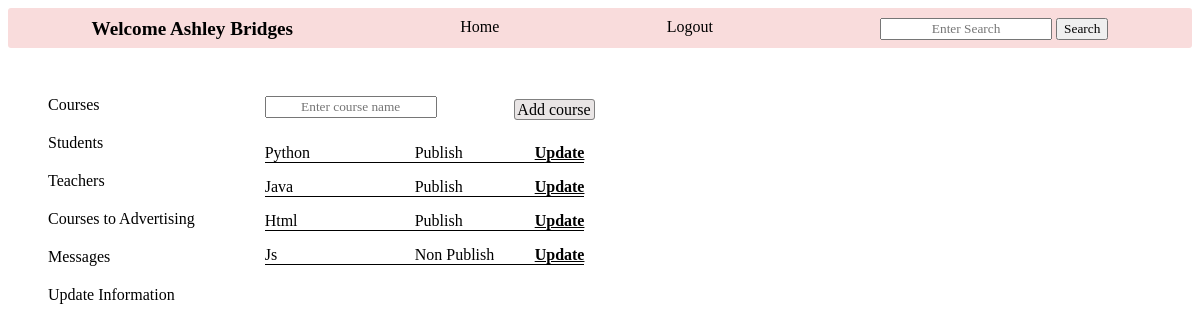
The app's page /advertising_courses (signed in), older data.
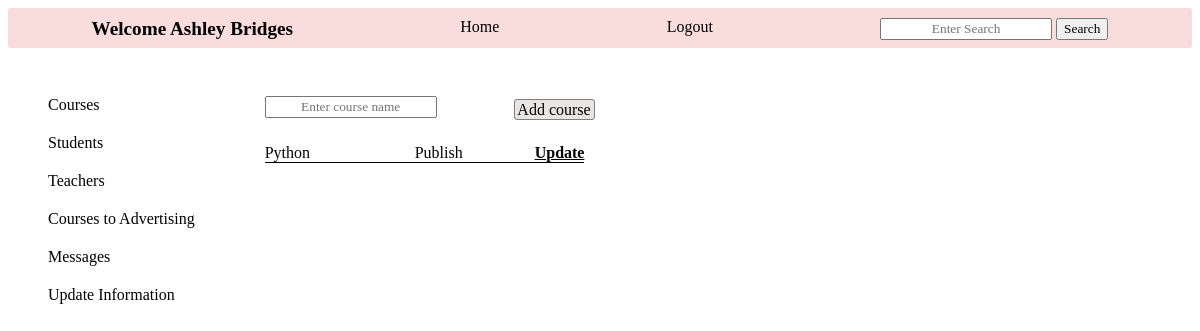
The same page, newer data.
### tables this page shows
CREATE TABLE publish_courses (
        id INTEGER PRIMARY KEY,
        course_name TEXT,
        description TEXT DEFAULT "Still not updated",
        picture TEXT,
        status TEXT DEFAULT "publish",
        UNIQUE (course_name, picture)
    );

### app.py (the view)
@app.route('/advertising_courses')
def advertising_courses(): # shows a list of  publish courses
    log=check_log()
    info=info_user()
    jinja={}
    jinja['form3']=['create']
    courses_list=crud.read_all('publish_courses')
    if len(courses_list)==0:
        jinja['note']='No courses found'
    else:
        jinja['courses']=[]
        for course in courses_list:
            c=namedtuple('C_P',['id','name','status'])
            c.id=course[0]
            c.name=course[1].title()
            c.status=course[4].title()
            jinja['courses'].append(c)
    return render_template ('administrator.html',log=log, info=info, admin_id=session['id'], jinja=jinja)

### app.py (called while the page is built)
def check_log(): #check if user is loged in or not
    log_result={}
    if "name" in session:
        link='/logout'
        log='Logout'
        log_result['link']=link
        log_result['log']=log
        return log_result
    else:
        link='/login'
        log='Login'
        log_result['link']=link
        log_result['log']=log
        return log_result

def info_user(): # get user info
    if "role" in session:
        info={}
        if session['role']=='admin':
            info['id']=session['id']
            info['link']=f"/administrator/{session['id']}"
            info['word']='Administrator'
            info['hello']=f"Hello {crud.admin_name(session['id'])}- what do you want to do?"
        if session['role']=='teacher':
            info['id']=session['id']
            info['link']=f"/teacher_profile/{session['id']}"
            info['word']=f"Welcome {crud.teacher_name(session['id'])}"
            info['class']='user_hello'
        if session['role']=='student':
            info['id']=session['id']
            info['link']=f"/student_profile/{session['id']}"
            info['word']=f"Welcome {crud.student_name(session['id'])}"
            info['class']='user_hello'
        return info

### crud.py (called while the page is built)
def read_all(table):
    return query(f"SELECT * FROM {table}")

def read_if(column, table, value, condition):
    return query(f"SELECT {column} FROM {table} WHERE {value}='{condition}'")

def teacher_name(teacher_id):
    name=read_if('name', 'teachers', 'id', teacher_id)
    name=name[0][0]
    return name

### setup_db.py (called while the page is built)
def query(sql):
    with sqlite3.connect('students.db') as conn:
        cur=conn.cursor()
        cur.execute(sql)
        return cur.fetchall()

### templates/administrator.html (shortened to what this page needs)
{% extends "base.html" %}
{% block content %}
<div class="admin_pages">
    <div class="links">
        <div class="link"><a href="/admin_courses">Courses</a></div>
        <div class="link"><a href="/admin_students">Students</a></div>
        <div class="link"><a href="/admin_teachers">Teachers</a></div>
        <div class="link"><a href="/advertising_courses">Courses to Advertising </a></div>
        <div class="link"><a href="/show_messages">Messages</a></div>
        <div class="link"><a href="/user_info_update/{{admin_id}}">Update Information</a></div>
    </div>
    <div class="info_more_links"></div>
    {% for from in jinja.form3 %}
            <div class="published_main">
                <div class="poblish_options">
                    <form action="">
                        <div><input class="choose_course_publish" type="text" name="" id="search" oninput="CourseSearch(this.value)" placeholder="Enter course name" autofocus></div>
                    </form>
                    <div class="option_link">
                        <a href="/add_publish_course">Add course</a>
                    </div>
                </div>
                <div class="published_form" id="published_form">
                {% for course in jinja.courses %}
                    <div class="published_course" >
                        <div class="published_name">{{course.name}}</div>
                        <div class="published_status">{{course.status}}</div>
                        <div class="published_update"><a href="/advertising_update/{{course.id}}">Update</a></div>
                    </div>
                {% endfor %}
            </div>
        </div>
    {% endfor %}
</div>
{% endblock %}

### templates/base.html
{% include "header.html" %}
{% block content %}
{% endblock %}

### templates/header.html (shortened to what this page needs)
<!DOCTYPE html>
<html lang="en">
<head>
    <link rel="stylesheet" href="../static/style.css">
</head>
<body>
 <div class="navbar">
    <a href="{{info.link}}" class="{{info.class}}">{{info.word}}</a>
    <a href="/home">Home</a>
    <a href="{{log.link}}">{{log.log}}</a>
    <form action="/search" method="">
        <input type="text" name="search" placeholder="Enter Search">
        <input type="submit" value="Search">
    </form>
 </div>

### static/style.css (style rules this page uses)
input { font-family: 'Times New Roman', Times, serif; text-align: center; }
.links { display: flex; flex-direction: column; gap: 20px; margin-left: 20px; grid-column: 1; grid-row: 2; }
.link>* { text-decoration: none; color: black; }
.navbar { width: 100%; height: 40px; text-decoration: none; display: flex; justify-content: space-around; background-color: rgb(249, 220, 220); border-radius: 3px 3px 3px 3px; }
.navbar>* { text-decoration: none; color: black; height: max-content; margin-top: 10px; }
.user_hello { font-weight: bolder; font-size: larger; }
.admin_pages { display: grid; grid-template-columns: max-content max-content; grid-template-rows: max-content max-content; column-gap: 70px; row-gap: 10px; margin-left: 20px; }
.info_more_links { display: flex; gap: 5px; grid-row: 1; grid-column: 2; height: 18px; margin-left: 320px; }
.published_main { grid-row: 2; grid-column: 2; }
.poblish_options { padding-bottom: 25px; display: flex; justify-content: space-between; width: 330px; }
.option_link { margin-top: 5px; }
.poblish_options div a { color: black; text-decoration: none; margin-top: 5px; border-width: 0.5px; border-style: solid; border-radius: 3px; border-color: gray; padding: 1px 3px 1px 2px; background-color: rgb(233, 229, 229); text-align: center; }
.published_form { display: flex; flex-direction: column; gap: 15px; }
.published_course { display: flex; }
.published_name { width: 150px; border-bottom: solid; border-width: 1px; }
.published_status { width: 120px; border-bottom: solid; border-width: 1px; }
.published_update { width: max-content; border-bottom: solid; border-width: 1px; }
.published_update a { color: black; font-weight: bold; }

Row changes from the older to the newer data that the page shows:
removed publish_courses: name "Java", status "Publish"
removed publish_courses: name "Html", status "Publish"
removed publish_courses: name "Js", status "Non Publish"
